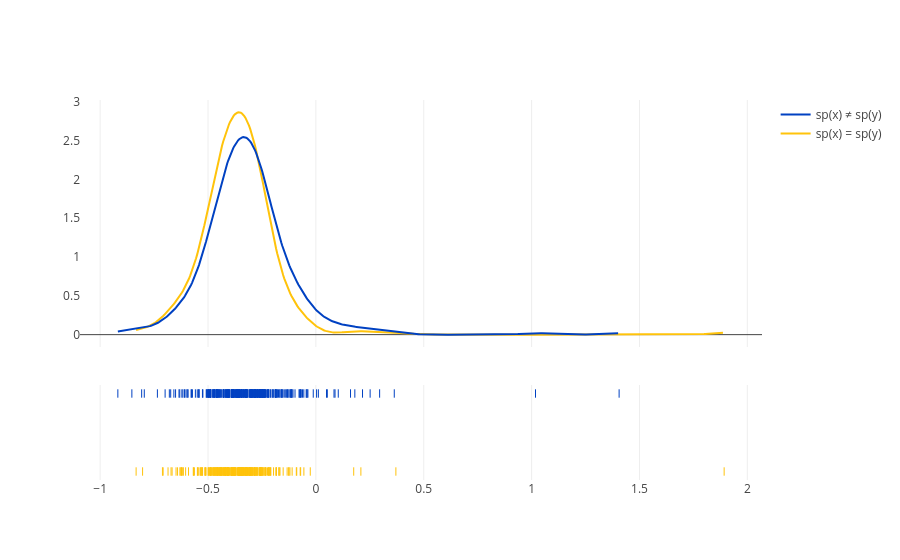
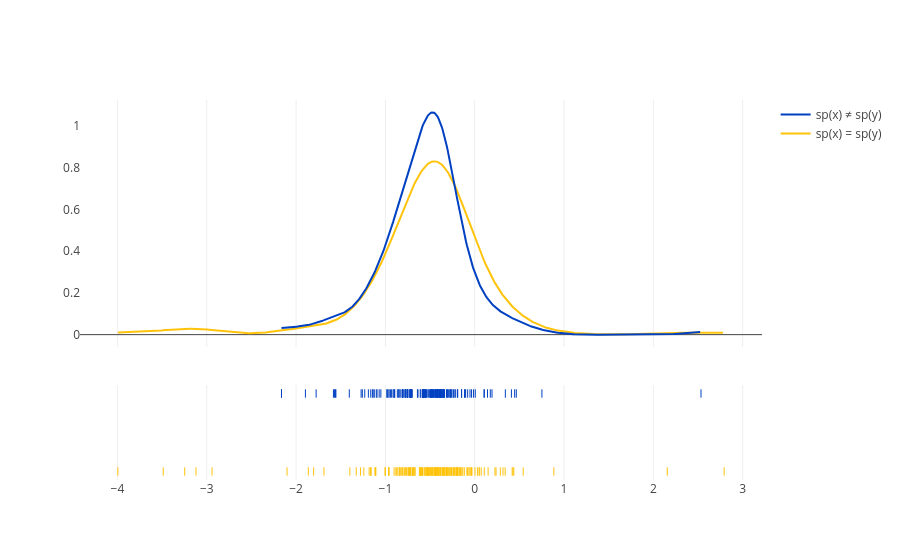
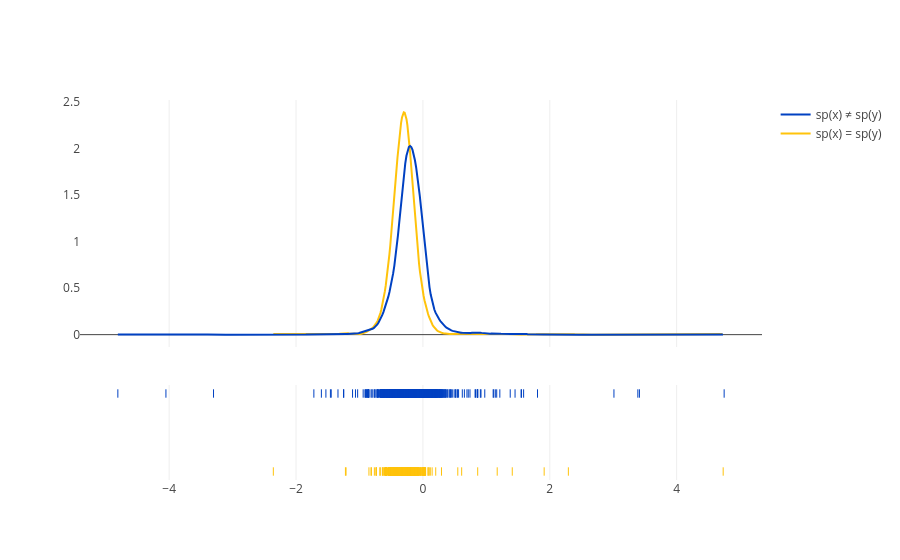
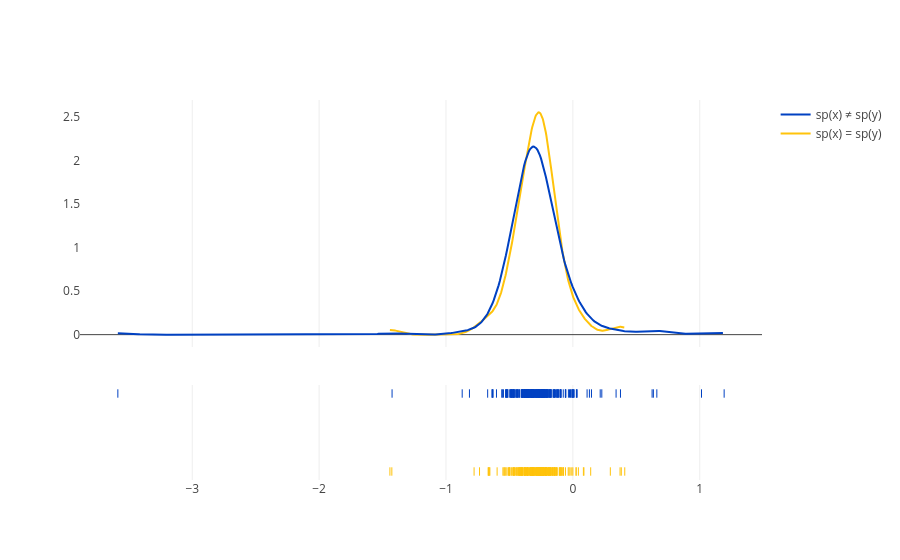

The cell these charts' notebook holds for them, in order:
### Code cell
for corpus, plot in zip(df[corpus_col].unique(), figs):
    print(corpus)
    plot.show()
    plot.write_html(os.path.join(DIGITAL_EXCLUSIVE_PATH, 'xling-'+corpus+'.html'))
    plot.update_layout(showlegend=False)
    plot.update_xaxes(range=xaxisrange)
    plot.write_html(os.path.join(PUBLICATION_READY_PATH, 'xling-'+corpus+'.html'))
    plot.write_image(os.path.join(PUBLICATION_READY_PATH, 'xling-'+corpus+'.png'), scale=5)

### Figure 1 — Plotly figure (JSON) as saved in the notebook; plotly's stock layout.template omitted (floating-point values rounded to 4 significant figures; data arrays with more than 128 entries replaced by an {"elided": "..."} marker saying what was removed)
{"data": [{"legendgroup": "sp(x) = sp(y)", "marker": {"color": "#FFC30B"}, "mode": "lines", "name": "sp(x) = sp(y)", "showlegend": true, "x": {"elided": "500 float values"}, "xaxis": "x", "y": {"elided": "500 float values"}, "yaxis": "y", "type": "scatter"}, {"legendgroup": "sp(x) ≠ sp(y)", "marker": {"color": "#0041C2"}, "mode": "lines", "name": "sp(x) ≠ sp(y)", "showlegend": true, "x": {"elided": "500 float values"}, "xaxis": "x", "y": {"elided": "500 float values"}, "yaxis": "y", "type": "scatter"}, {"legendgroup": "sp(x) = sp(y)", "marker": {"color": "#FFC30B", "symbol": "line-ns-open"}, "mode": "markers", "name": "sp(x) = sp(y)", "showlegend": false, "x": {"elided": "258 float values"}, "xaxis": "x", "y": {"elided": "258 str values"}, "yaxis": "y2", "type": "scatter"}, {"legendgroup": "sp(x) ≠ sp(y)", "marker": {"color": "#0041C2", "symbol": "line-ns-open"}, "mode": "markers", "name": "sp(x) ≠ sp(y)", "showlegend": false, "x": {"elided": "312 float values"}, "xaxis": "x", "y": {"elided": "312 str values"}, "yaxis": "y2", "type": "scatter"}], "layout": {"barmode": "overlay", "hovermode": "closest", "legend": {"traceorder": "reversed"}, "xaxis": {"anchor": "y2", "domain": [0.0, 1.0], "zeroline": false}, "yaxis": {"anchor": "free", "domain": [0.35, 1], "position": 0.0}, "yaxis2": {"anchor": "x", "domain": [0, 0.25], "dtick": 1, "showticklabels": false}}}

### Figure 2 — Plotly figure (JSON) as saved in the notebook; plotly's stock layout.template omitted (floating-point values rounded to 4 significant figures; data arrays with more than 128 entries replaced by an {"elided": "..."} marker saying what was removed)
{"data": [{"legendgroup": "sp(x) = sp(y)", "marker": {"color": "#FFC30B"}, "mode": "lines", "name": "sp(x) = sp(y)", "showlegend": true, "x": {"elided": "500 float values"}, "xaxis": "x", "y": {"elided": "500 float values"}, "yaxis": "y", "type": "scatter"}, {"legendgroup": "sp(x) ≠ sp(y)", "marker": {"color": "#0041C2"}, "mode": "lines", "name": "sp(x) ≠ sp(y)", "showlegend": true, "x": {"elided": "500 float values"}, "xaxis": "x", "y": {"elided": "500 float values"}, "yaxis": "y", "type": "scatter"}, {"legendgroup": "sp(x) = sp(y)", "marker": {"color": "#FFC30B", "symbol": "line-ns-open"}, "mode": "markers", "name": "sp(x) = sp(y)", "showlegend": false, "x": {"elided": "166 float values"}, "xaxis": "x", "y": {"elided": "166 str values"}, "yaxis": "y2", "type": "scatter"}, {"legendgroup": "sp(x) ≠ sp(y)", "marker": {"color": "#0041C2", "symbol": "line-ns-open"}, "mode": "markers", "name": "sp(x) ≠ sp(y)", "showlegend": false, "x": {"elided": "166 float values"}, "xaxis": "x", "y": {"elided": "166 str values"}, "yaxis": "y2", "type": "scatter"}], "layout": {"barmode": "overlay", "hovermode": "closest", "legend": {"traceorder": "reversed"}, "xaxis": {"anchor": "y2", "domain": [0.0, 1.0], "zeroline": false}, "yaxis": {"anchor": "free", "domain": [0.35, 1], "position": 0.0}, "yaxis2": {"anchor": "x", "domain": [0, 0.25], "dtick": 1, "showticklabels": false}}}

### Figure 3 — Plotly figure (JSON) as saved in the notebook; plotly's stock layout.template omitted (floating-point values rounded to 4 significant figures; data arrays with more than 128 entries replaced by an {"elided": "..."} marker saying what was removed)
{"data": [{"legendgroup": "sp(x) = sp(y)", "marker": {"color": "#FFC30B"}, "mode": "lines", "name": "sp(x) = sp(y)", "showlegend": true, "x": {"elided": "500 float values"}, "xaxis": "x", "y": {"elided": "500 float values"}, "yaxis": "y", "type": "scatter"}, {"legendgroup": "sp(x) ≠ sp(y)", "marker": {"color": "#0041C2"}, "mode": "lines", "name": "sp(x) ≠ sp(y)", "showlegend": true, "x": {"elided": "500 float values"}, "xaxis": "x", "y": {"elided": "500 float values"}, "yaxis": "y", "type": "scatter"}, {"legendgroup": "sp(x) = sp(y)", "marker": {"color": "#FFC30B", "symbol": "line-ns-open"}, "mode": "markers", "name": "sp(x) = sp(y)", "showlegend": false, "x": {"elided": "567 float values"}, "xaxis": "x", "y": {"elided": "567 str values"}, "yaxis": "y2", "type": "scatter"}, {"legendgroup": "sp(x) ≠ sp(y)", "marker": {"color": "#0041C2", "symbol": "line-ns-open"}, "mode": "markers", "name": "sp(x) ≠ sp(y)", "showlegend": false, "x": {"elided": "1796 float values"}, "xaxis": "x", "y": {"elided": "1796 str values"}, "yaxis": "y2", "type": "scatter"}], "layout": {"barmode": "overlay", "hovermode": "closest", "legend": {"traceorder": "reversed"}, "xaxis": {"anchor": "y2", "domain": [0.0, 1.0], "zeroline": false}, "yaxis": {"anchor": "free", "domain": [0.35, 1], "position": 0.0}, "yaxis2": {"anchor": "x", "domain": [0, 0.25], "dtick": 1, "showticklabels": false}}}

### Figure 4 — Plotly figure (JSON) as saved in the notebook; plotly's stock layout.template omitted (floating-point values rounded to 4 significant figures; data arrays with more than 128 entries replaced by an {"elided": "..."} marker saying what was removed)
{"data": [{"legendgroup": "sp(x) = sp(y)", "marker": {"color": "#FFC30B"}, "mode": "lines", "name": "sp(x) = sp(y)", "showlegend": true, "x": {"elided": "500 float values"}, "xaxis": "x", "y": {"elided": "500 float values"}, "yaxis": "y", "type": "scatter"}, {"legendgroup": "sp(x) ≠ sp(y)", "marker": {"color": "#0041C2"}, "mode": "lines", "name": "sp(x) ≠ sp(y)", "showlegend": true, "x": {"elided": "500 float values"}, "xaxis": "x", "y": {"elided": "500 float values"}, "yaxis": "y", "type": "scatter"}, {"legendgroup": "sp(x) = sp(y)", "marker": {"color": "#FFC30B", "symbol": "line-ns-open"}, "mode": "markers", "name": "sp(x) = sp(y)", "showlegend": false, "x": {"elided": "211 float values"}, "xaxis": "x", "y": {"elided": "211 str values"}, "yaxis": "y2", "type": "scatter"}, {"legendgroup": "sp(x) ≠ sp(y)", "marker": {"color": "#0041C2", "symbol": "line-ns-open"}, "mode": "markers", "name": "sp(x) ≠ sp(y)", "showlegend": false, "x": {"elided": "246 float values"}, "xaxis": "x", "y": {"elided": "246 str values"}, "yaxis": "y2", "type": "scatter"}], "layout": {"barmode": "overlay", "hovermode": "closest", "legend": {"traceorder": "reversed"}, "xaxis": {"anchor": "y2", "domain": [0.0, 1.0], "zeroline": false}, "yaxis": {"anchor": "free", "domain": [0.35, 1], "position": 0.0}, "yaxis2": {"anchor": "x", "domain": [0, 0.25], "dtick": 1, "showticklabels": false}}}
